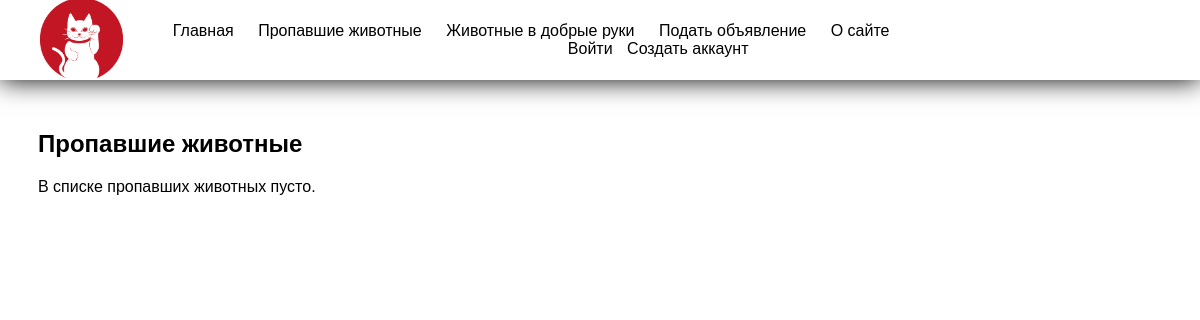
Page /lost_list/ on the earlier database version.
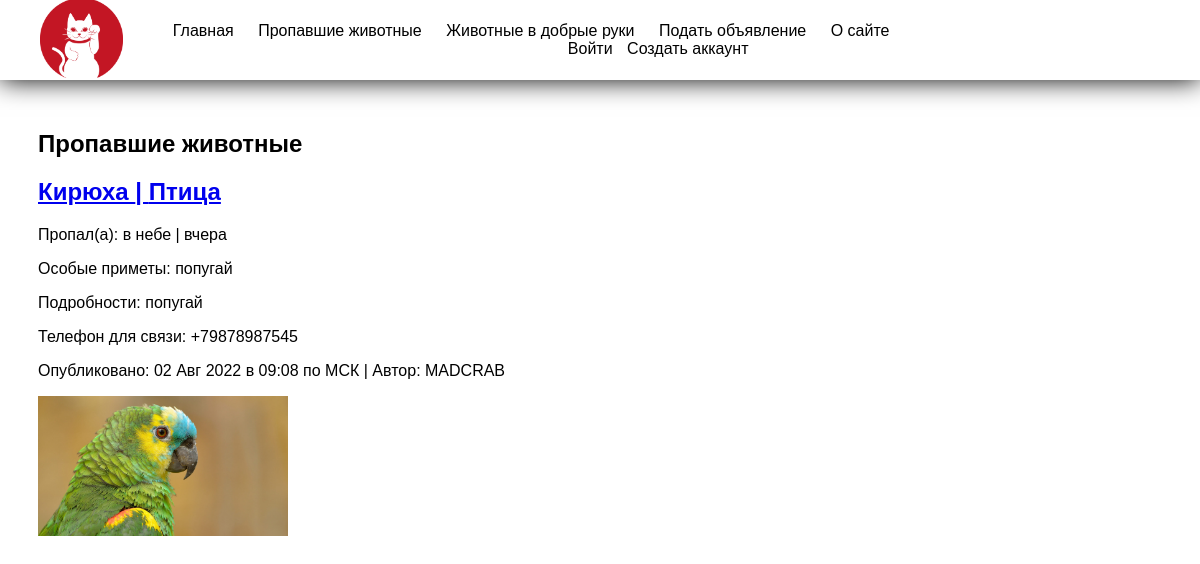
Same page on the later database version.
### lost/models.py (models this page shows, shortened)
class LostAnimal(models.Model):  # модель животного-потеряшки
    objects = models.Manager()
    author = models.ForeignKey(User, on_delete=models.PROTECT, verbose_name='Автор', editable=False, null=True)
    name = models.CharField(max_length=200, verbose_name='Кличка')
    type = models.ForeignKey('AnimalType', null=True, on_delete=models.PROTECT, verbose_name='Тип животного')
    photo = models.ImageField(upload_to='photos/%Y-%m-d/', verbose_name='Фото', null=True)
    place = models.CharField(max_length=200, verbose_name='Где пропал(а)')
    time = models.CharField(verbose_name='Когда пропал', blank=True, max_length=200)
    special_signs = models.CharField(max_length=200, verbose_name='Особые приметы', blank=True)
    description = models.TextField(verbose_name='Подробности')
    phoneNumberRegex = RegexValidator(regex=r"^\+?1?\d{8,15}$")  # валидатор для поля номера телефона
    phone_number = models.CharField(validators=[phoneNumberRegex], max_length=12)
    published = models.DateTimeField(verbose_name='Опубликовано', auto_now_add=True)
    class Meta:
        verbose_name = 'Пропавшее животное'
        verbose_name_plural = 'Пропавшие животные'
        ordering = ['-published']

class AnimalType(models.Model):  # возможные типы животных для выбора в 'type' в модели LostAnimal
    objects = models.Manager()
    name = models.CharField(max_length=200, verbose_name='Название', unique=True)
    class Meta:
        verbose_name = 'Тип животного'
        verbose_name_plural = 'Типы животных'
    def __str__(self):
        return self.name

### lost/views.py (the view)
# urls.py: path('lost_list/', views.LostAnimalListView.as_view(), name='lost_list'),
class LostAnimalListView(ListView):  # список всех животных в списке потеряшек
    model = LostAnimal
    template_name = 'lost/lost_list.html'

### templates/lost/lost_list.html (shortened to what this page needs)
<!DOCTYPE html>
{% extends 'base.html' %}
{% block content %}
    <h2>Пропавшие животные</h2>
    {% if object_list.count > 0 %}
        {% for animal in object_list %}
            <div class="animal-chars">
                <h2> <a href="{% url 'lost_detail' animal.pk %}">{{animal.name}} | {{animal.type}} </a> </h2>
                <p>Пропал(а): {{animal.place}} | {{animal.time}}</p>
                <p>Особые приметы: {{animal.special_signs}}</p>
                <p>Подробности: {{animal.description}}</p>
                <p>Телефон для связи: {{animal.phone_number}}</p>
                <p>Опубликовано: {{animal.published|date:"d M Y в H:m по МСК"}} | Автор: {{animal.author}}</p>
                <img class="img centered" src="{{animal.photo.url}}" style="width:250px;">
            </div>
        {% endfor %}
    {% else %}
        <p>В списке пропавших животных пусто.</p>
    {% endif %}
{% endblock content %}

### templates/base.html (shortened to what this page needs)
<!DOCTYPE html>
{% load static %}
<html lang="en">
    <head>
        {% block css %}
            <link href="{% static 'lost/css/buttons.css' %}" rel="stylesheet"/>
            <link href="{% static 'lost/css/base.css' %}" rel="stylesheet"/>
        {% endblock css %}
    </head>
    <body>
        <header>
            <a href="{% url 'home' %}"><img src="{% static 'lost/images/logocat.png' %}"/></a>
            <nav>
                <ul>
                    <li><a href="{% url 'home' %}">Главная</a></li>
                    <li><a href="{% url 'lost_list' %}">Пропавшие животные</a></li>
                    <li><a href="{% url 'lost_list' %}">Животные в добрые руки</a></li>
                    <li><a href="{% url 'lost_create' %}">Подать объявление</a></li>
                    <li><a href="{% url 'about' %}">О сайте</a></li>
                </ul>
                <div class="nav-auth">
                    {% if user.is_authenticated %}
                        {% if user.is_superuser %}
                            <p>Привет,<a href="/admin/">{{user.username}}!</a></p>
                            <a href="{% url 'logout' %}">Выйти</a>
                        {% else %}
                            <p>Привет,{{user.username}}!</p>
                            <a href="{% url 'logout' %}">Выйти</a>
                        {% endif %}
                    {% else %}
                        <p> <a href="{% url 'login' %}">Войти</a> </p>
                        <p> <a href="{% url 'signup' %}">Создать аккаунт</a> </p>
                    {% endif %}
                </div>
            </nav>
        </header>
        {% block content %}
        {% endblock content %}
    </body>
</html>

### static/lost/css/base.css (style rules this page uses)
header nav .nav-auth { margin-left: 440px; }
header nav .nav-auth p { margin: -5px; }
header nav .nav-auth a { text-decoration: none; color: black; margin: 10px; }
header img { height: 80px; margin-left: 40px; }
body { height: 125vh; background-image: #ffff; background-size: cover; font-family: sans-serif; margin-top: 80px; padding: 30px; }
header { background-color: white; position: fixed; top: 0; left: 0; right: 0; height: 80px; display: flex; align-items: center; box-shadow: 0 0 25px 0 black; }
header * { display: inline; }
header li { margin: 10px; }
header li a { color: black; text-decoration: none; }

Differences in the rows shown:
added LostAnimal: name "Кирюха", type "Птица", place "в небе", time "вчера", special_signs "попугай", description "попугай", phone_number "+79878987545", published "02 Авг 2022 в 09:08 по МСК", author "MADCRAB", photo (picture)
Other differences:
text no longer shown: "В списке пропавших животных пусто."
